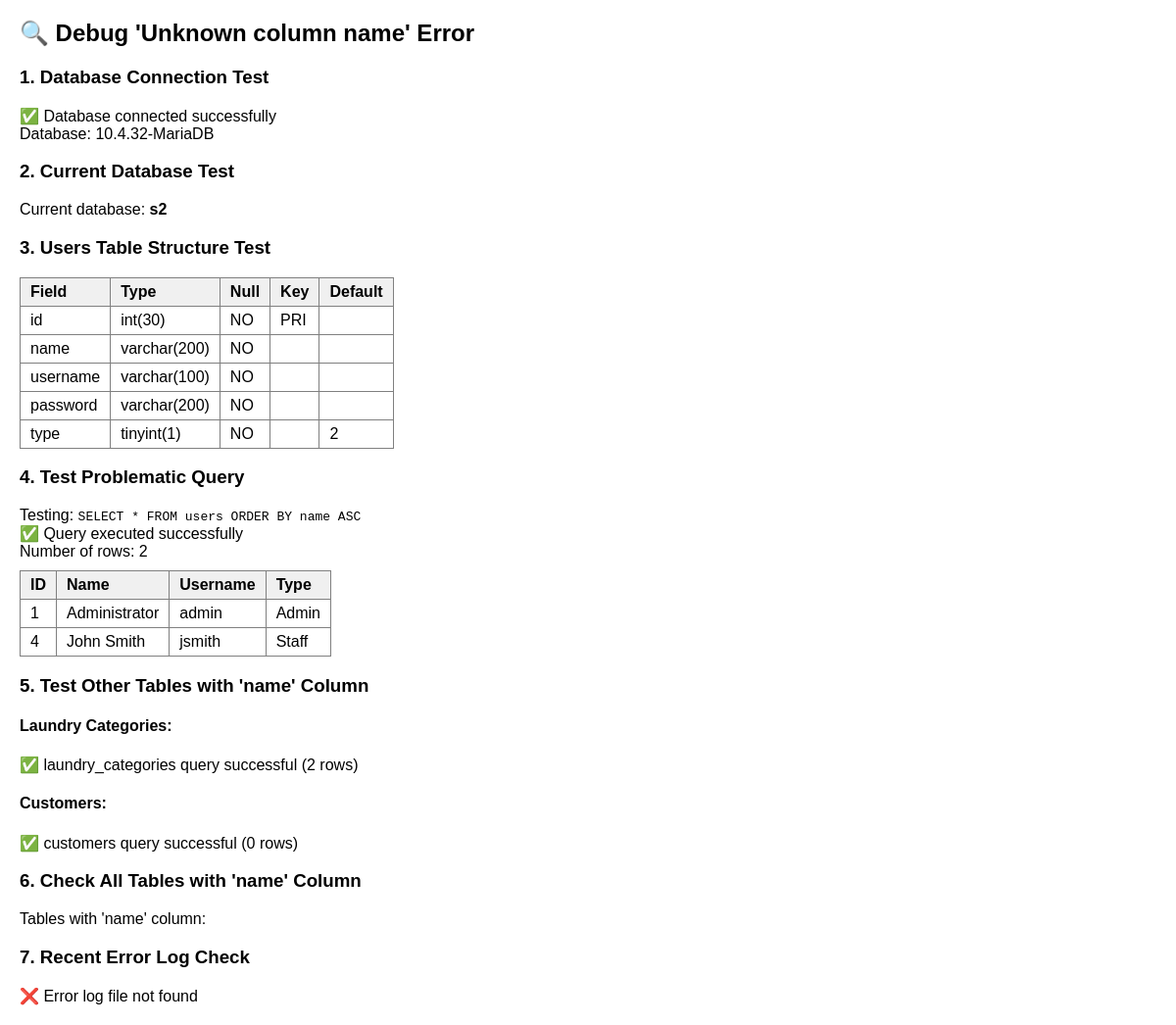
The app's page /debug_name_error.php, older data.
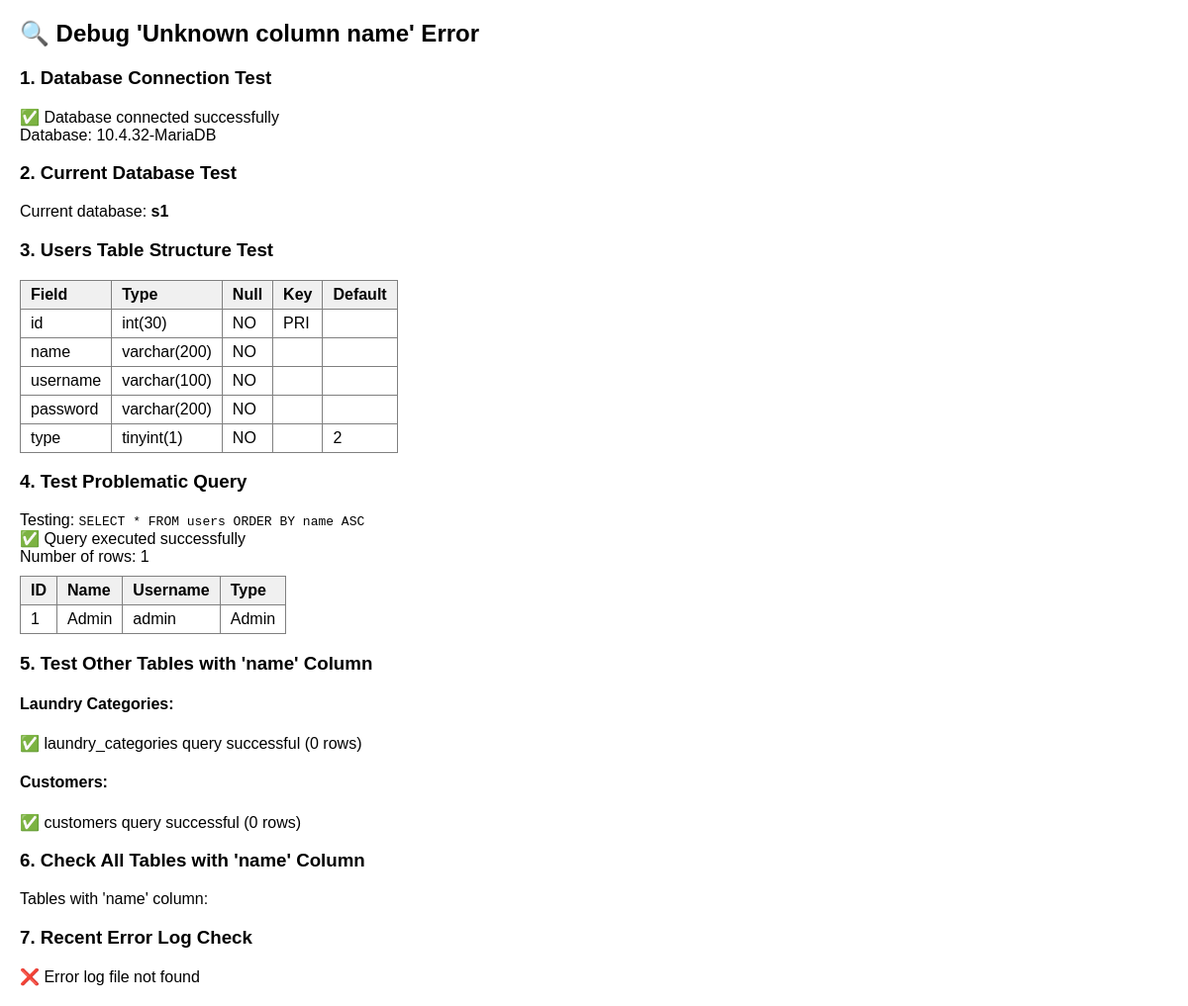
The same page, newer data.
### tables this page shows
CREATE TABLE `users` (
  `id` int(30) NOT NULL,
  `name` varchar(200) NOT NULL,
  `username` varchar(100) NOT NULL,
  `password` varchar(200) NOT NULL,
  `type` tinyint(1) NOT NULL DEFAULT 2 COMMENT '1=admin , 2 = staff'
);

### debug_name_error.php (the view, shortened to what this page needs)
<?php
echo "<h2>🔍 Debug 'Unknown column name' Error</h2>";
include 'db_connect.php';
echo "<h3>1. Database Connection Test</h3>";
if ($conn) {
    echo "✅ Database connected successfully<br>";
    echo "Database: " . $conn->get_server_info() . "<br>";
} else {
    echo "❌ Database connection failed<br>";
    exit;
}
echo "<h3>2. Current Database Test</h3>";
$current_db = $conn->query("SELECT DATABASE() as current_db");
if ($current_db) {
    $db_name = $current_db->fetch_assoc()['current_db'];
    echo "Current database: <strong>$db_name</strong><br>";
} else {
    echo "❌ Could not determine current database<br>";
}
echo "<h3>3. Users Table Structure Test</h3>";
$describe = $conn->query("DESCRIBE users");
if ($describe) {
    echo "<table border='1' style='border-collapse: collapse;'>";
    echo "<tr><th>Field</th><th>Type</th><th>Null</th><th>Key</th><th>Default</th></tr>";
    while ($row = $describe->fetch_assoc()) {
        echo "<tr>";
        echo "<td>" . $row['Field'] . "</td>";
        echo "<td>" . $row['Type'] . "</td>";
        echo "<td>" . $row['Null'] . "</td>";
        echo "<td>" . $row['Key'] . "</td>";
        echo "<td>" . $row['Default'] . "</td>";
        echo "</tr>";
    }
    echo "</table>";
} else {
    echo "❌ Error describing users table: " . $conn->error . "<br>";
}
echo "<h3>4. Test Problematic Query</h3>";
echo "Testing: <code>SELECT * FROM users ORDER BY name ASC</code><br>";
$users_query = $conn->query("SELECT * FROM users ORDER BY name ASC");
if ($users_query) {
    echo "✅ Query executed successfully<br>";
    echo "Number of rows: " . $users_query->num_rows . "<br>";
    if ($users_query->num_rows > 0) {
        echo "<table border='1' style='border-collapse: collapse;'>";
        echo "<tr><th>ID</th><th>Name</th><th>Username</th><th>Type</th></tr>";
        while ($row = $users_query->fetch_assoc()) {
            echo "<tr>";
            echo "<td>" . $row['id'] . "</td>";
            echo "<td>" . htmlspecialchars($row['name']) . "</td>";
            echo "<td>" . htmlspecialchars($row['username']) . "</td>";
            echo "<td>" . ($row['type'] == 1 ? 'Admin' : 'Staff') . "</td>";
            echo "</tr>";
        }
        echo "</table>";
    }
} else {
    echo "❌ Query failed: <strong>" . $conn->error . "</strong><br>";
}
echo "<h3>5. Test Other Tables with 'name' Column</h3>";
echo "<h4>Laundry Categories:</h4>";
$cat_query = $conn->query("SELECT * FROM laundry_categories ORDER BY name ASC LIMIT 3");
if ($cat_query) {
    echo "✅ laundry_categories query successful (" . $cat_query->num_rows . " rows)<br>";
} else {
    echo "❌ laundry_categories query failed: " . $conn->error . "<br>";
}
echo "<h4>Customers:</h4>";
$cust_query = $conn->query("SELECT * FROM customers ORDER BY name ASC LIMIT 3");
if ($cust_query) {
    echo "✅ customers query successful (" . $cust_query->num_rows . " rows)<br>";
} else {
    echo "❌ customers query failed: " . $conn->error . "<br>";
}
echo "<h3>6. Check All Tables with 'name' Column</h3>";
$tables_with_name = $conn->query("
    SELECT TABLE_NAME
    FROM INFORMATION_SCHEMA.COLUMNS
    WHERE TABLE_SCHEMA = 'laundry_db'
    AND COLUMN_NAME = 'name'
");
if ($tables_with_name) {
    echo "Tables with 'name' column:<br>";
} else {
    echo "❌ Error checking tables: " . $conn->error . "<br>";
}
echo "<h3>7. Recent Error Log Check</h3>";
$error_log = "c:\\xampp\\apache\\logs\\error.log";
if (file_exists($error_log)) {
    $log_content = file_get_contents($error_log);
    $recent_errors = array_slice(explode("\n", $log_content), -20);
    $name_errors = array_filter($recent_errors, function($line) {
        return strpos($line, 'Unknown column') !== false && strpos($line, 'name') !== false;
    });
    if (!empty($name_errors)) {
        echo "Recent 'Unknown column name' errors found:<br>";
        echo "<pre style='background: #f8f8f8; padding: 10px; border: 1px solid #ddd;'>";
        foreach ($name_errors as $error) {
            echo htmlspecialchars($error) . "\n";
        }
        echo "</pre>";
    } else {
        echo "✅ No recent 'Unknown column name' errors found in log<br>";
    }
} else {
    echo "❌ Error log file not found<br>";
}
?>

Row changes from the older to the newer data that the page shows:
removed users: id "4", name "John Smith", username "jsmith", type "Staff"
changed users "admin": name "Administrator" → "Admin"
Text that changed along with them:
$db_name: "s2" → "s1"
$users_query->num_rows: "2" → "1"
$cat_query->num_rows: "2" → "0"
